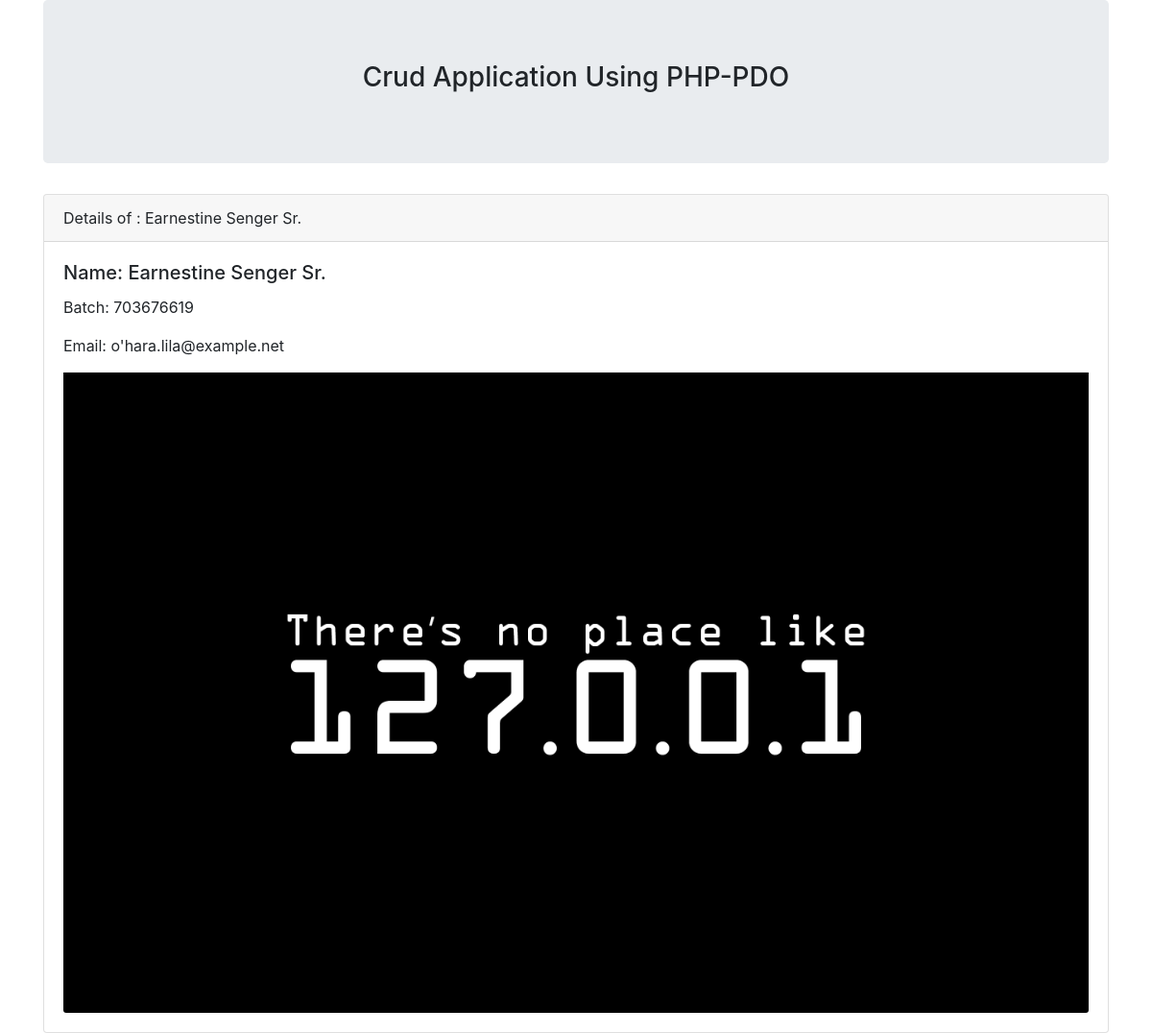
/student/show/100, run on the app's committed database.
### tables this page shows
CREATE TABLE `student` (
  `id` int(11) NOT NULL,
  `name` varchar(50) NOT NULL,
  `batch` varchar(50) NOT NULL,
  `email` varchar(100) NOT NULL,
  `image` varchar(100) NOT NULL
);

### student/show.php (the view, shortened to what this page needs)
<?php
include '../includes/header.php';
if(isset($_GET['id']))
{
	$show = $_GET['id'];
}
$sql = "SELECT * FROM student WHERE ID = ?";
$statement = $conn->prepare($sql);
$statement->execute([$show]);
$results = $statement->fetchAll(PDO::FETCH_OBJ);
foreach ($results as $result) {
 	?>
 	<div class="card">
  <div class="card-header">
    Details of : <?=$result->name ?>
  </div>
  <div class="card-body">
    <h5 class="card-title">Name: <?=$result->name?></h5>
    <p class="card-text">Batch: <?=$result->batch?></p>
    <p class="card-text">Email: <?=$result->email?></p>
    <img class="card-img-bottom" src="<?=$result->image?>" alt="<?=$result->name?>">
  </div>
</div>
 	<?php
}
?>

### data on the page
student: name "Earnestine Senger Sr.", batch "703676619", email "o'hara.lila@example.net", image (picture)
